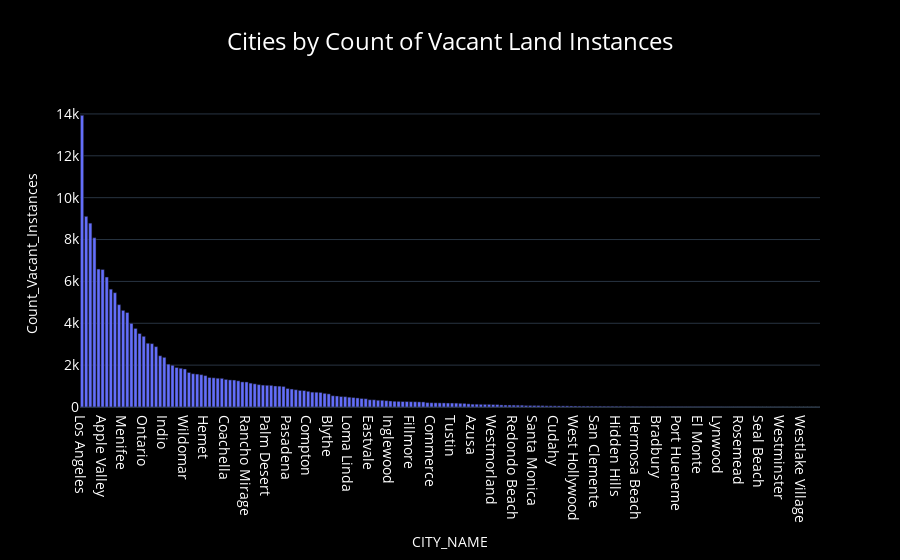

Notebook cell for this chart:
### Code cell
# Filter the dataframe for rows where LAND_USE_CLASS_NAME is 'Vacant'
df_vacant = df[df['LAND_USE_CLASS_NAME'] == 'Vacant']

# Further filter out 'unincorporated' areas if that's a city name or another field
df_vacant = df_vacant[df_vacant['CITY_NAME'] != 'Unincorporated']

# Calculate the count of vacant land instances for each city
df_count_vacant_instances = (
    df_vacant.groupby('CITY_NAME')
    .size()
    .reset_index(name='Count_Vacant_Instances')
)

# Sort the cities by count of vacant land instances in descending order
df_sorted_cities_vacant_count = (
    df_count_vacant_instances.sort_values('Count_Vacant_Instances', ascending=False)
)

# Visualization for Count of Vacant Land Instances per City
fig_count_vacant_instances = px.bar(
    df_sorted_cities_vacant_count, 
    x='CITY_NAME', 
    y='Count_Vacant_Instances',
    title="Cities by Count of Vacant Land Instances",
    template='plotly_dark'
)

# Customize the chart for high contrast and legibility
fig_count_vacant_instances.update_layout({
    'plot_bgcolor': 'black',
    'paper_bgcolor': 'black',
    'title': {'text': "Cities by Count of Vacant Land Instances", 'x':0.5, 'xanchor': 'center'},
    'title_font': {'size': 24, 'color': 'white'},
    'font': {'color': 'white'},
    'xaxis': {'title': {'standoff': 15}, 'tickfont': {'size': 14}},
    'yaxis': {'title': {'standoff': 15}, 'tickfont': {'size': 14}},
})

fig_count_vacant_instances.update_traces(textfont_size=16)

fig_count_vacant_instances.show()

### Figure 1 — Plotly figure (JSON) as saved in the notebook; plotly's stock layout.template omitted (floating-point values rounded to 4 significant figures; data arrays with more than 128 entries replaced by an {"elided": "..."} marker saying what was removed)
{"data": [{"alignmentgroup": "True", "hovertemplate": "CITY_NAME=%{x}<br>Count_Vacant_Instances=%{y}<extra></extra>", "legendgroup": "", "marker": {"color": "#636efa", "pattern": {"shape": ""}}, "name": "", "offsetgroup": "", "orientation": "v", "showlegend": false, "textfont": {"size": 16}, "textposition": "auto", "type": "bar", "x": {"elided": "180 str values"}, "xaxis": "x", "y": {"elided": "180 int values"}, "yaxis": "y"}], "layout": {"barmode": "relative", "font": {"color": "white"}, "legend": {"tracegroupgap": 0}, "paper_bgcolor": "black", "plot_bgcolor": "black", "title": {"font": {"color": "white", "size": 24}, "text": "Cities by Count of Vacant Land Instances", "x": 0.5, "xanchor": "center"}, "xaxis": {"anchor": "y", "domain": [0, 1], "tickfont": {"size": 14}, "title": {"standoff": 15, "text": "CITY_NAME"}}, "yaxis": {"anchor": "x", "domain": [0, 1], "tickfont": {"size": 14}, "title": {"standoff": 15, "text": "Count_Vacant_Instances"}}}}
